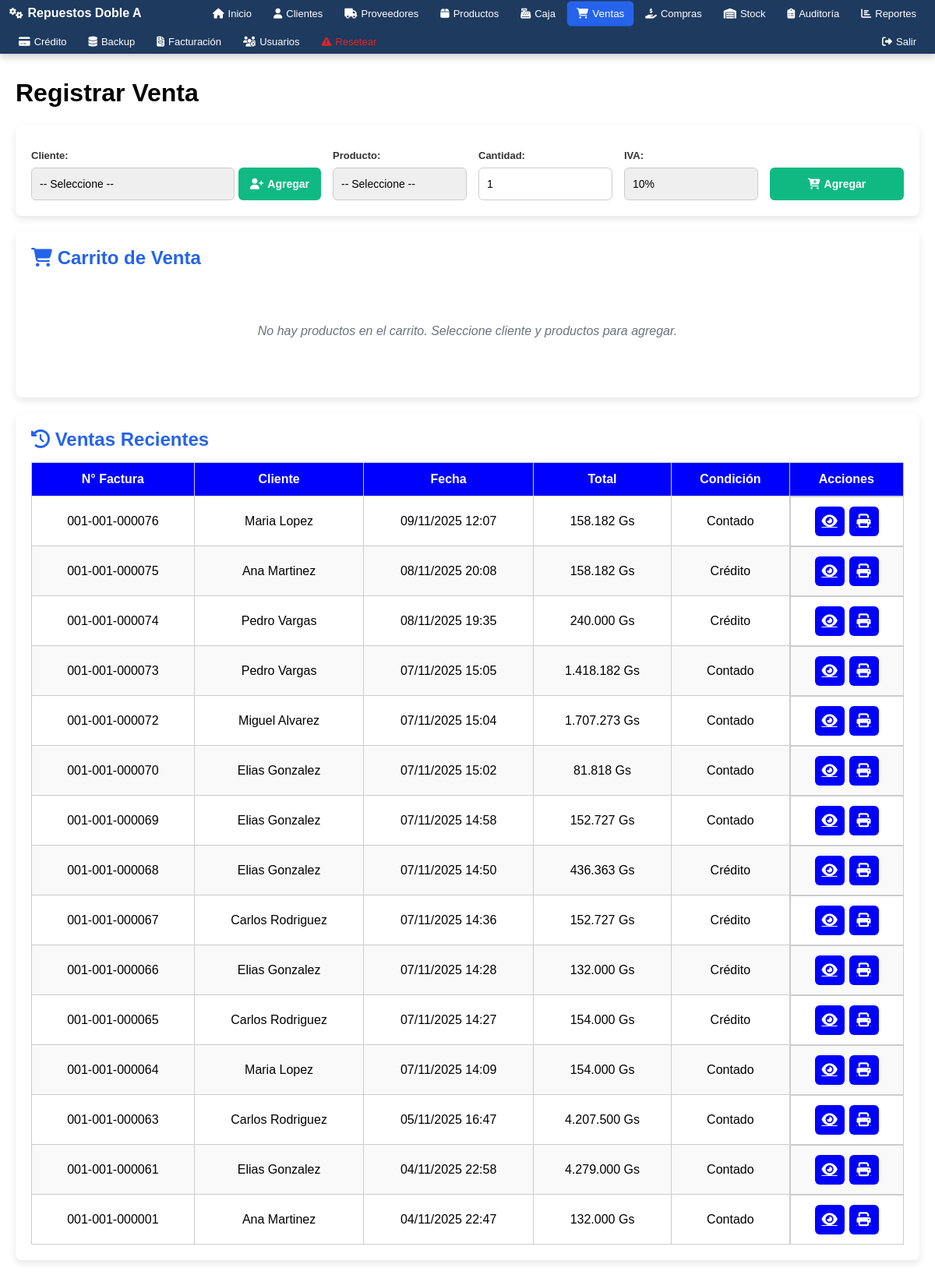
Before: /modulos/ventas/ventas.php (signed in) with the older database file.
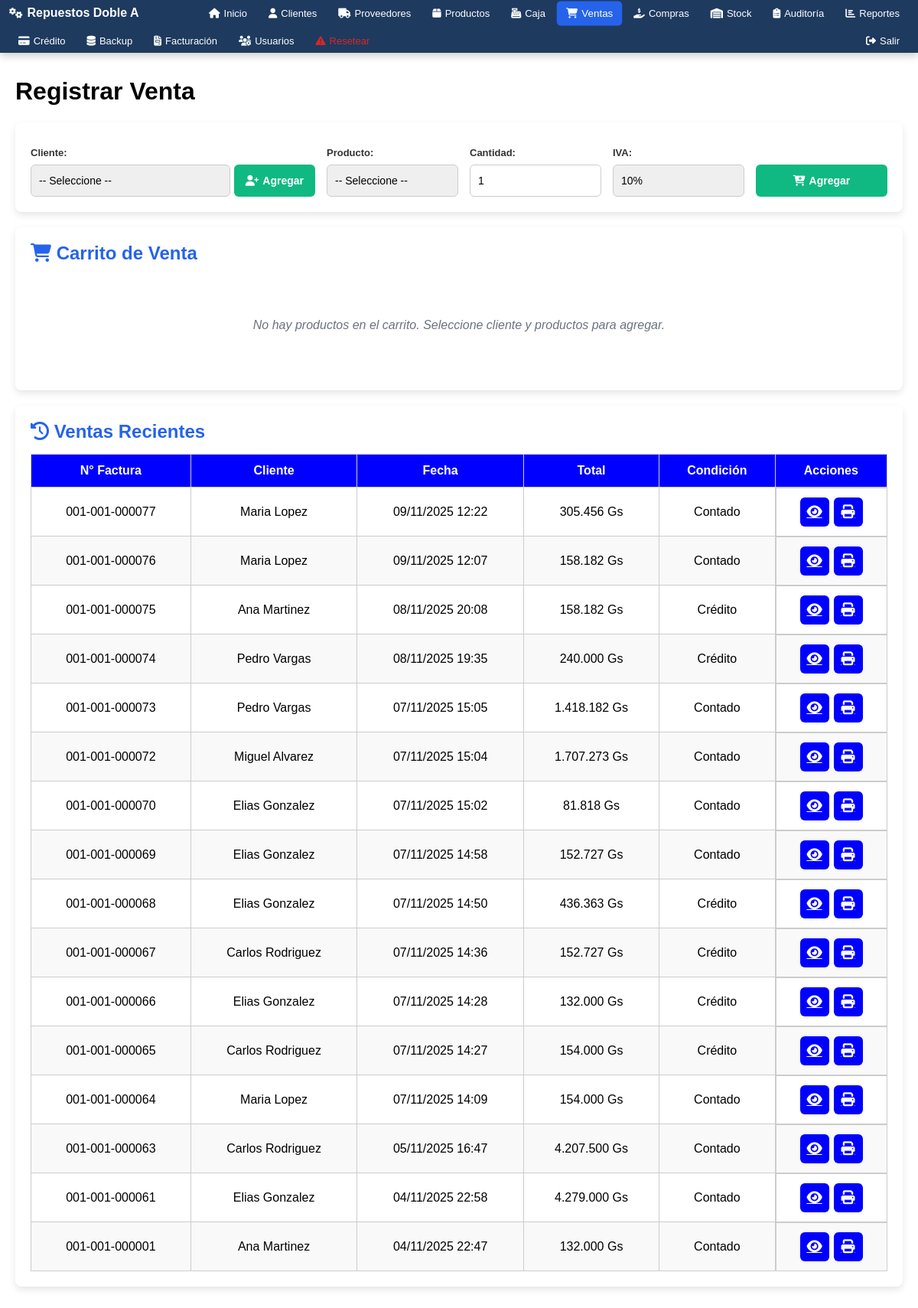
After: the same page with the newer database file.
### tables this page shows
CREATE TABLE `cabecera_factura_ventas` (
  `id` int(11) NOT NULL AUTO_INCREMENT,
  `numero_factura` varchar(20) NOT NULL,
  `condicion_venta` enum('Contado','Crédito') NOT NULL,
  `forma_pago` enum('Efectivo','Tarjeta','Transferencia') NOT NULL,
  `fecha_hora` datetime DEFAULT CURRENT_TIMESTAMP,
  `cliente_id` int(11) NOT NULL,
  `monto_total` decimal(15,2) NOT NULL,
  `timbrado` varchar(20) DEFAULT '',
  `inicio_vigencia` date DEFAULT NULL,
  `fin_vigencia` date DEFAULT NULL,
  `anulada` tinyint(1) DEFAULT '0',
  `fecha_anulacion` datetime DEFAULT NULL,
  `usuario_anulacion_id` int(11) DEFAULT NULL,
  `motivo_anulacion` text,
  PRIMARY KEY (`id`),
  UNIQUE KEY `idx_numero_factura_unique` (`numero_factura`),
  UNIQUE KEY `idx_timbrado_unique` (`timbrado`),
  KEY `cliente_id` (`cliente_id`)
);

CREATE TABLE `clientes` (
  `id` int(11) NOT NULL AUTO_INCREMENT,
  `nombre` varchar(100) NOT NULL,
  `apellido` varchar(100) DEFAULT NULL,
  `ruc` varchar(20) DEFAULT NULL,
  `telefono` varchar(50) DEFAULT NULL,
  `email` varchar(100) DEFAULT NULL,
  `direccion` varchar(255) DEFAULT NULL,
  `created_at` timestamp NOT NULL DEFAULT CURRENT_TIMESTAMP,
  PRIMARY KEY (`id`)
);

### modulos/ventas/ventas.php (the view, shortened to what the changed rows need)
<?php
$base_path = $_SERVER['DOCUMENT_ROOT'] . '/repuestos/';
include $base_path . 'includes/auth.php';
include $base_path . 'includes/header.php';
$stmt_ventas_recientes = $pdo->query("SELECT fv.*, c.nombre, c.apellido
                                      FROM cabecera_factura_ventas fv
                                      LEFT JOIN clientes c ON fv.cliente_id = c.id
                                      WHERE (fv.anulada = 0 OR fv.anulada IS NULL)
                                      ORDER BY fv.fecha_hora DESC
                                      LIMIT 20");
$ventas_recientes = $stmt_ventas_recientes->fetchAll();
?>
<div class="container tabla-responsive">
    <h1>Registrar Venta</h1>
    <div class="carrito-container">
        <h2><i class="fas fa-shopping-cart"></i> Carrito de Venta</h2>
    </div>
    <div class="ventas-recientes-container">
        <h2><i class="fas fa-history"></i> Ventas Recientes</h2>
        <div class="table-responsive-inline">
            <table class="crud-table">
                <thead>
                    <tr>
                        <th>N° Factura</th>
                        <th>Cliente</th>
                        <th>Fecha</th>
                        <th>Total</th>
                        <th>Condición</th>
                        <th>Acciones</th>
                    </tr>
                </thead>
                <tbody>
                <?php if($ventas_recientes && count($ventas_recientes) > 0): ?>
                    <?php foreach($ventas_recientes as $venta): ?>
                        <tr>
                            <td><?= htmlspecialchars($venta['numero_factura']) ?></td>
                            <td><?= htmlspecialchars((isset($venta['nombre']) ? $venta['nombre'] : '') . ' ' . (isset($venta['apellido']) && $venta['apellido'] ? $venta['apellido'] : 'N/A')) ?></td>
                            <td><?= date('d/m/Y H:i', strtotime($venta['fecha_hora'])) ?></td>
                            <td><?= number_format($venta['monto_total'],0,',','.') ?> Gs</td>
                            <td><?= htmlspecialchars($venta['condicion_venta']) ?></td>
                            <td class="acciones">
                                <a href="/repuestos/modulos/ventas/ver_factura.php?id=<?= $venta['id'] ?>" class="btn btn-edit" data-tooltip="Ver" target="_blank">
                                    <i class="fas fa-eye"></i>
                                </a>
                                <a href="/repuestos/modulos/ventas/imprimir_factura.php?id=<?= $venta['id'] ?>" class="btn btn-edit" data-tooltip="Imprimir" target="_blank">
                                    <i class="fas fa-print"></i>
                                </a>
                            </td>
                        </tr>
                    <?php endforeach; ?>
                <?php else: ?>
                    <tr><td colspan="6">No hay ventas recientes.</td></tr>
                <?php endif; ?>
                </tbody>
            </table>
        </div>
    </div>
</div>
<?php include $base_path . 'includes/footer.php'; ?>

Changed rows visible on the page:
added cabecera_factura_ventas: numero_factura "001-001-000077", cliente.apellido "Maria Lopez", fecha_hora "09/11/2025 12:22", monto_total "305.456", condicion_venta "Contado"
